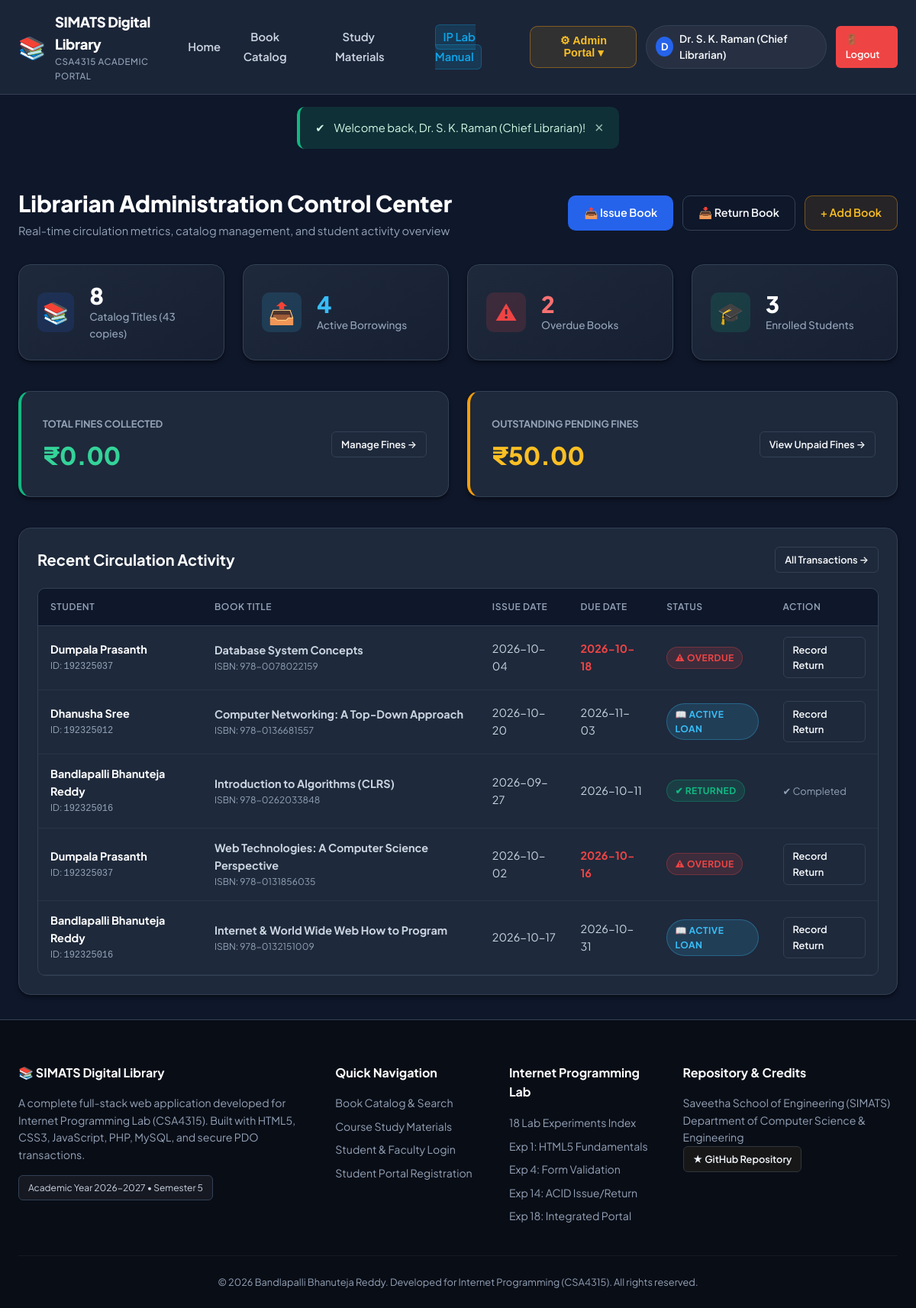
Page /admin/dashboard.php (signed in) on the committed database.
### tables this page shows
CREATE TABLE IF NOT EXISTS book_issues (
    id INT AUTO_INCREMENT PRIMARY KEY,
    user_id INT NOT NULL,
    book_id INT NOT NULL,
    issue_date DATE NOT NULL,
    due_date DATE NOT NULL,
    return_date DATE DEFAULT NULL,
    status ENUM('issued', 'returned', 'overdue') NOT NULL DEFAULT 'issued',
    issued_by INT DEFAULT NULL,
    created_at TIMESTAMP DEFAULT CURRENT_TIMESTAMP,
    FOREIGN KEY (user_id) REFERENCES users(id) ON DELETE CASCADE,
    FOREIGN KEY (book_id) REFERENCES books(id) ON DELETE CASCADE,
    FOREIGN KEY (issued_by) REFERENCES users(id) ON DELETE SET NULL,
    INDEX idx_issue_status (status),
    INDEX idx_issue_user (user_id),
    INDEX idx_issue_due (due_date)
);

CREATE TABLE IF NOT EXISTS users (
    id INT AUTO_INCREMENT PRIMARY KEY,
    student_id VARCHAR(50) NOT NULL UNIQUE,
    name VARCHAR(100) NOT NULL,
    email VARCHAR(100) NOT NULL UNIQUE,
    password VARCHAR(255) NOT NULL,
    role ENUM('admin', 'student') NOT NULL DEFAULT 'student',
    phone VARCHAR(20) DEFAULT NULL,
    department VARCHAR(100) DEFAULT 'Computer Science & Engineering',
    status ENUM('active', 'suspended') NOT NULL DEFAULT 'active',
    created_at TIMESTAMP DEFAULT CURRENT_TIMESTAMP,
    INDEX idx_user_role (role),
    INDEX idx_user_email (email)
);

CREATE TABLE IF NOT EXISTS books (
    id INT AUTO_INCREMENT PRIMARY KEY,
    title VARCHAR(255) NOT NULL,
    author VARCHAR(255) NOT NULL,
    isbn VARCHAR(30) NOT NULL UNIQUE,
    category VARCHAR(100) NOT NULL,
    publisher VARCHAR(150) DEFAULT NULL,
    publication_year INT DEFAULT NULL,
    total_copies INT NOT NULL DEFAULT 1,
    available_copies INT NOT NULL DEFAULT 1,
    description TEXT DEFAULT NULL,
    cover_image VARCHAR(255) DEFAULT NULL,
    created_at TIMESTAMP DEFAULT CURRENT_TIMESTAMP,
    INDEX idx_book_category (category),
    INDEX idx_book_title (title),
    INDEX idx_book_author (author)
);

### admin/dashboard.php (the view, shortened to what this page needs)
<?php
$stats = [
    'total_titles' => 0,
    'total_copies' => 0,
    'available_copies' => 0,
    'issued_books' => 0,
    'overdue_books' => 0,
    'registered_students' => 0,
    'collected_fines' => 0.00,
    'pending_fines' => 0.00
];
$recent_issues = [];
try {
    $pdo = get_db_connection();
    $bStmt = $pdo->query("SELECT COUNT(*) AS total_titles, SUM(total_copies) AS total_copies, SUM(available_copies) AS available_copies FROM books");
    $bData = $bStmt->fetch();
    $stats['total_titles'] = (int)($bData['total_titles'] ?? 0);
    $stats['total_copies'] = (int)($bData['total_copies'] ?? 0);
    $stats['available_copies'] = (int)($bData['available_copies'] ?? 0);
    $iStmt = $pdo->query("SELECT COUNT(*) FROM book_issues WHERE status IN ('issued', 'overdue')");
    $stats['issued_books'] = (int)$iStmt->fetchColumn();
    $oStmt = $pdo->query("SELECT COUNT(*) FROM book_issues WHERE status = 'overdue'");
    $stats['overdue_books'] = (int)$oStmt->fetchColumn();
    $sStmt = $pdo->query("SELECT COUNT(*) FROM users WHERE role = 'student'");
    $stats['registered_students'] = (int)$sStmt->fetchColumn();
    $fColl = $pdo->query("SELECT COALESCE(SUM(fine_amount), 0) FROM fines WHERE status = 'paid'");
    $stats['collected_fines'] = (float)$fColl->fetchColumn();
    $fPend = $pdo->query("SELECT COALESCE(SUM(fine_amount), 0) FROM fines WHERE status = 'unpaid'");
    $stats['pending_fines'] = (float)$fPend->fetchColumn();
    $txStmt = $pdo->query("
        SELECT bi.*, b.title, b.isbn, u.name AS student_name, u.student_id
        FROM book_issues bi
        JOIN books b ON bi.book_id = b.id
        JOIN users u ON bi.user_id = u.id
        ORDER BY bi.id DESC
        LIMIT 6
    ");
    $recent_issues = $txStmt->fetchAll();
} catch (Exception $e) {
    set_flash('error', 'Dashboard error: ' . $e->getMessage());
}
include_once __DIR__ . '/../includes/header.php';
?>
<div style="display: flex; justify-content: space-between; align-items: center; margin-bottom: 2rem; flex-wrap: wrap; gap: 1rem;">
    <div>
        <h1 style="font-size: 1.85rem; font-weight: 800; color: #ffffff;">Librarian Administration Control Center</h1>
        <p style="color: var(--text-muted); font-size: 0.92rem;">Real-time circulation metrics, catalog management, and student activity overview</p>
    </div>
    <div style="display: flex; gap: 0.75rem;">
        <a href="<?php echo BASE_URL; ?>/admin/issue_book.php" class="btn btn-primary">&#128228; Issue Book</a>
        <a href="<?php echo BASE_URL; ?>/admin/return_book.php" class="btn btn-outline">&#128229; Return Book</a>
        <a href="<?php echo BASE_URL; ?>/admin/add_book.php" class="btn btn-outline-admin">&#43; Add Book</a>
    </div>
</div>
<div class="grid grid-cols-4" style="margin-bottom: 2.5rem;">
    <div class="stat-card">
        <div class="stat-icon">&#128218;</div>
        <div class="stat-info">
            <h3><?php echo number_format($stats['total_titles']); ?></h3>
            <p>Catalog Titles (<?php echo $stats['total_copies']; ?> copies)</p>
        </div>
    </div>
    <div class="stat-card">
        <div class="stat-icon" style="color: #38bdf8; background: rgba(56, 189, 248, 0.15);">&#128228;</div>
        <div class="stat-info">
            <h3 style="color: #38bdf8;"><?php echo $stats['issued_books']; ?></h3>
            <p>Active Borrowings</p>
        </div>
    </div>
    <div class="stat-card">
        <div class="stat-icon" style="color: #ef4444; background: rgba(239, 68, 68, 0.15);">&#9888;</div>
        <div class="stat-info">
            <h3 style="color: #f87171;"><?php echo $stats['overdue_books']; ?></h3>
            <p>Overdue Books</p>
        </div>
    </div>
    <div class="stat-card">
        <div class="stat-icon" style="color: #10b981; background: rgba(16, 185, 129, 0.15);">&#127891;</div>
        <div class="stat-info">
            <h3><?php echo $stats['registered_students']; ?></h3>
            <p>Enrolled Students</p>
        </div>
    </div>
</div>
<div class="grid grid-cols-2" style="margin-bottom: 2.5rem;">
    <div class="card" style="display: flex; align-items: center; justify-content: space-between; border-left: 4px solid var(--success);">
        <div>
            <span style="font-size: 0.8rem; color: var(--text-muted); text-transform: uppercase; font-weight: 700;">Total Fines Collected</span>
            <h2 style="font-size: 2rem; font-weight: 800; color: #34d399; margin-top: 0.25rem;">₹<?php echo number_format($stats['collected_fines'], 2); ?></h2>
        </div>
        <a href="<?php echo BASE_URL; ?>/admin/fines.php" class="btn btn-outline btn-sm">Manage Fines &rarr;</a>
    </div>
    <div class="card" style="display: flex; align-items: center; justify-content: space-between; border-left: 4px solid var(--warning);">
        <div>
            <span style="font-size: 0.8rem; color: var(--text-muted); text-transform: uppercase; font-weight: 700;">Outstanding Pending Fines</span>
            <h2 style="font-size: 2rem; font-weight: 800; color: #fbbf24; margin-top: 0.25rem;">₹<?php echo number_format($stats['pending_fines'], 2); ?></h2>
        </div>
        <a href="<?php echo BASE_URL; ?>/admin/fines.php?status=unpaid" class="btn btn-outline btn-sm">View Unpaid Fines &rarr;</a>
    </div>
</div>
<div class="card" style="padding: 1.5rem;">
    <div style="display: flex; justify-content: space-between; align-items: center; margin-bottom: 1.25rem;">
        <h2 style="font-size: 1.25rem; font-weight: 700; color: #ffffff;">Recent Circulation Activity</h2>
        <a href="<?php echo BASE_URL; ?>/admin/transactions.php" class="btn btn-outline btn-sm">All Transactions &rarr;</a>
    </div>
    <?php if (!empty($recent_issues)): ?>
        <div class="table-responsive">
            <table class="data-table">
                <thead>
                    <tr>
                        <th>Student</th>
                        <th>Book Title</th>
                        <th>Issue Date</th>
                        <th>Due Date</th>
                        <th>Status</th>
                        <th>Action</th>
                    </tr>
                </thead>
                <tbody>
                    <?php foreach ($recent_issues as $tx): ?>
                        <tr>
                            <td>
                                <strong style="color: #ffffff;"><?php echo htmlspecialchars($tx['student_name']); ?></strong>
                                <div style="font-size: 0.75rem; color: var(--text-muted);">ID: <code><?php echo htmlspecialchars($tx['student_id']); ?></code></div>
                            </td>
                            <td>
                                <strong><?php echo htmlspecialchars($tx['title']); ?></strong>
                                <div style="font-size: 0.75rem; color: var(--text-muted);">ISBN: <?php echo htmlspecialchars($tx['isbn']); ?></div>
                            </td>
                            <td><?php echo htmlspecialchars($tx['issue_date']); ?></td>
                            <td>
                                <span style="<?php echo ($tx['status'] === 'overdue') ? 'color: #ef4444; font-weight: 700;' : ''; ?>">
                                    <?php echo htmlspecialchars($tx['due_date']); ?>
                                </span>
                            </td>
                            <td>
                                <?php if ($tx['status'] === 'issued'): ?>
                                    <span class="badge badge-info">&#128214; Active Loan</span>
                                <?php elseif ($tx['status'] === 'overdue'): ?>
                                    <span class="badge badge-danger">&#9888; Overdue</span>
                                <?php else: ?>
                                    <span class="badge badge-success">&#10004; Returned</span>
                                <?php endif; ?>
                            </td>
                            <td>
                                <?php if ($tx['status'] !== 'returned'): ?>
                                    <a href="<?php echo BASE_URL; ?>/admin/return_book.php?issue_id=<?php echo $tx['id']; ?>" class="btn btn-sm btn-outline">
                                        Record Return
                                    </a>
                                <?php else: ?>
                                    <span style="font-size: 0.8rem; color: var(--text-muted);">&#10004; Completed</span>
                                <?php endif; ?>
                            </td>
                        </tr>
                    <?php endforeach; ?>
                </tbody>
            </table>
        </div>
    <?php else: ?>
        <p style="text-align: center; color: var(--text-muted); padding: 2rem;">No recent circulation activity recorded.</p>
    <?php endif; ?>
</div>
<?php include_once __DIR__ . '/../includes/footer.php'; ?>

### assets/css/style.css (style rules this page uses)
:root { --primary: #2563eb; --primary-hover: #1d4ed8; --primary-light: #dbeafe; --primary-glow: rgba(37, 99, 235, 0.2); --accent: #0ea5e9; --accent-dark: #0284c7; --bg-dark: #0f172a; --bg-surface: #1e293b; --bg-card: #1e293b; --bg-card-hover: #334155; --bg-input: #0f172a; --border-color: #334155; --border-light: #475569; --text-primary: #f8fafc; --text-secondary: #cbd5e1; --text-muted: #94a3b8; --success: #10b981; --success-bg: rgba(16, 185, 129, 0.15); --warning: #f59e0b; --warning-bg: rgba(245, 158, 11, 0.15); --danger: #ef4444; --danger-bg: rgba(239, 68, 68, 0.15); --info: #38bdf8; --info-bg: rgba(56, 189, 248, 0.15); --radius-sm: 6px; --radius-md: 10px; --radius-lg: 16px; --radius-full: 9999px; --shadow-sm: 0 1px 2px rgba(0, 0, 0, 0.3); --shadow-md: 0 4px 6px -1px rgba(0, 0, 0, 0.4), 0 2px 4px -2px rgba(0, 0, 0, 0.3); --shadow-lg: 0 10px 15px -3px rgba(0, 0, 0, 0.5), 0 4px 6px -4px rgba(0, 0, 0, 0.4); --shadow-xl: 0 20px 25px -5px rgba(0, 0, 0, 0.6), 0 8px 10px -6px rgba(0, 0, 0, 0.5); --transition: all 0.2s cubic-bezier(0.4, 0, 0.2, 1); }
*, *::before, *::after { box-sizing: border-box; margin: 0; padding: 0; }
body { font-family: 'Plus Jakarta Sans', -apple-system, BlinkMacSystemFont, 'Segoe UI', Roboto, sans-serif; background-color: var(--bg-dark); color: var(--text-primary); line-height: 1.6; min-height: 100vh; display: flex; flex-direction: column; }
.btn { display: inline-flex; align-items: center; justify-content: center; gap: 0.5rem; padding: 0.65rem 1.25rem; font-size: 0.9rem; font-weight: 600; border-radius: var(--radius-md); border: 1px solid transparent; cursor: pointer; text-decoration: none; transition: var(--transition); }
.btn-sm { padding: 0.35rem 0.75rem; font-size: 0.8rem; border-radius: var(--radius-sm); }
.btn-primary { background: var(--primary); color: #ffffff; }
.btn-outline { background: transparent; border-color: var(--border-color); color: var(--text-primary); }
.btn-outline-admin { background: rgba(245, 158, 11, 0.1); border-color: rgba(245, 158, 11, 0.4); color: #fbbf24; }
.card { background: var(--bg-card); border: 1px solid var(--border-color); border-radius: var(--radius-lg); padding: 1.75rem; box-shadow: var(--shadow-md); transition: var(--transition); }
.grid { display: grid; gap: 1.5rem; }
.grid-cols-2 { grid-template-columns: repeat(2, 1fr); }
.grid-cols-4 { grid-template-columns: repeat(4, 1fr); }
.stat-card { background: linear-gradient(145deg, #1e293b, #172033); border: 1px solid var(--border-color); border-radius: var(--radius-lg); padding: 1.5rem; display: flex; align-items: center; gap: 1.25rem; box-shadow: var(--shadow-md); transition: var(--transition); }
.stat-icon { width: 52px; height: 52px; border-radius: var(--radius-md); display: flex; align-items: center; justify-content: center; font-size: 1.75rem; background: rgba(37, 99, 235, 0.15); color: var(--accent); }
.stat-info h3 { font-size: 1.85rem; font-weight: 800; color: #ffffff; line-height: 1.1; }
.stat-info p { font-size: 0.85rem; color: var(--text-muted); font-weight: 500; }
.table-responsive { overflow-x: auto; border-radius: var(--radius-md); border: 1px solid var(--border-color); background: var(--bg-card); }
.data-table { width: 100%; border-collapse: collapse; text-align: left; font-size: 0.9rem; }
.data-table th { background: #0f172a; color: var(--text-muted); padding: 0.9rem 1rem; font-weight: 600; text-transform: uppercase; font-size: 0.75rem; letter-spacing: 0.05em; border-bottom: 1px solid var(--border-color); }
.data-table td { padding: 0.9rem 1rem; border-bottom: 1px solid rgba(255, 255, 255, 0.05); color: var(--text-secondary); }
.badge { display: inline-flex; align-items: center; gap: 0.35rem; padding: 0.25rem 0.65rem; border-radius: var(--radius-full); font-size: 0.75rem; font-weight: 700; text-transform: uppercase; letter-spacing: 0.04em; }
.badge-success { background: var(--success-bg); color: var(--success); border: 1px solid rgba(16, 185, 129, 0.3); }
.badge-danger { background: var(--danger-bg); color: var(--danger); border: 1px solid rgba(239, 68, 68, 0.3); }
.badge-info { background: var(--info-bg); color: var(--info); border: 1px solid rgba(56, 189, 248, 0.3); }

### rows in the picture
book_issues: user.name "Dumpala Prasanth", user.student_id "192325037", book.title "Database System Concepts", book.isbn "978-0078022159", issue_date "2026-10-04", due_date "2026-10-18", status "⚠ OVERDUE"
book_issues: user.name "Dhanusha Sree", user.student_id "192325012", book.title "Computer Networking: A Top-Down Approach", book.isbn "978-0136681557", issue_date "2026-10-20", due_date "2026-11-03", status "📖 ACTIVE LOAN"
book_issues: user.name "Bandlapalli Bhanuteja Reddy", user.student_id "192325016", book.title "Introduction to Algorithms (CLRS)", book.isbn "978-0262033848", issue_date "2026-09-27", due_date "2026-10-11", status "✔ RETURNED"
book_issues: user.name "Dumpala Prasanth", user.student_id "192325037", book.title "Web Technologies: A Computer Science Perspective", book.isbn "978-0131856035", issue_date "2026-10-02", due_date "2026-10-16", status "⚠ OVERDUE"
book_issues: user.name "Bandlapalli Bhanuteja Reddy", user.student_id "192325016", book.title "Internet & World Wide Web How to Program", book.isbn "978-0132151009", issue_date "2026-10-17", due_date "2026-10-31", status "📖 ACTIVE LOAN"

### other values in the picture
APP_NAME "SIMATS Digital Library"
substr($user['name'], 0, 1) "D"
$user['name'] "Dr. S. K. Raman (Chief Librarian)"
$flash['message'] "Welcome back, Dr. S. K. Raman (Chief Librarian)!"
$stats['total_titles'] "8"
$stats['total_copies'] "43"
$stats['issued_books'] "4"
$stats['overdue_books'] "2"
$stats['registered_students'] "3"
$stats['collected_fines'] "0.00"
$stats['pending_fines'] "50.00"
